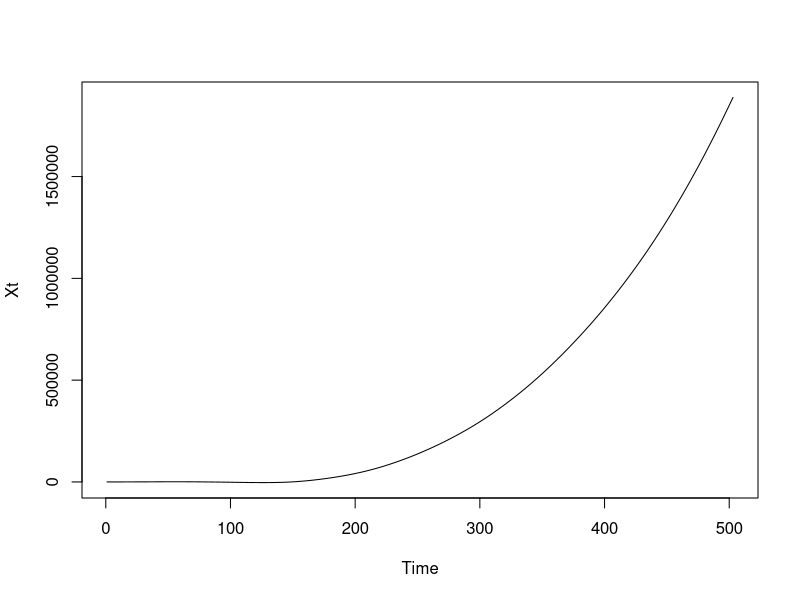
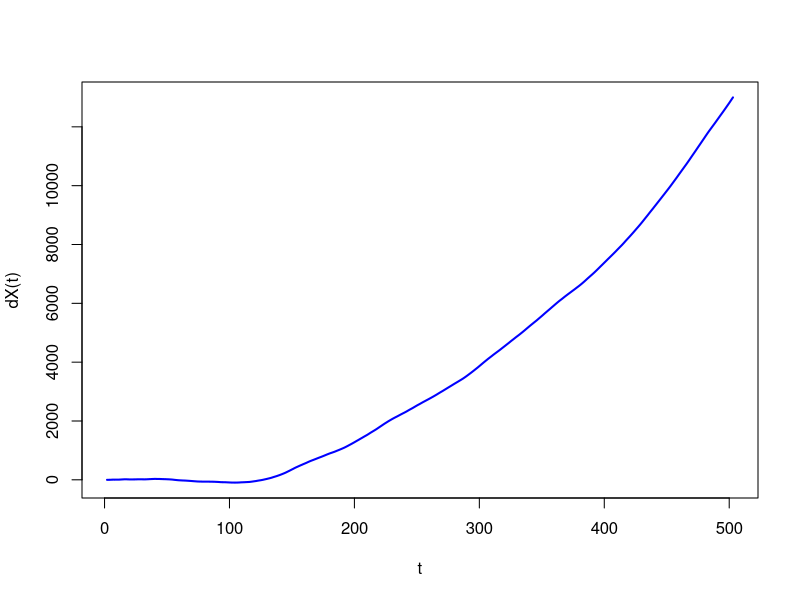
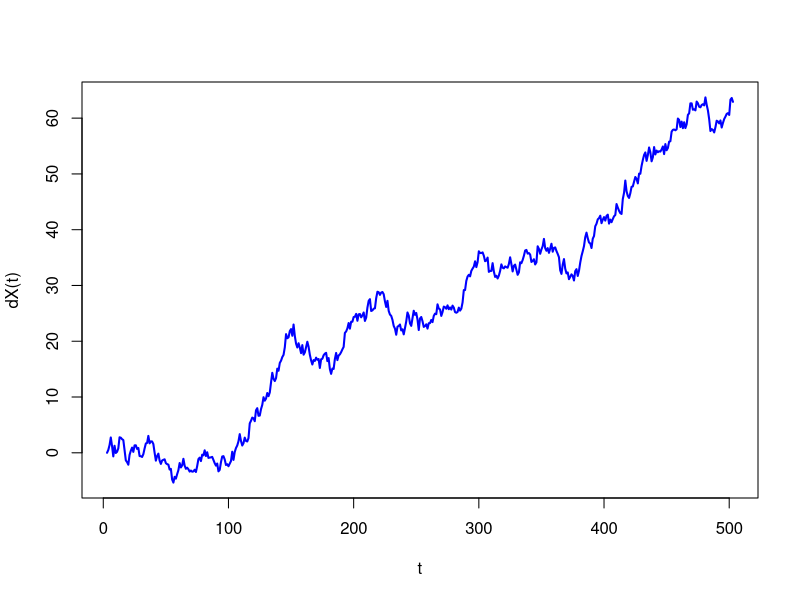
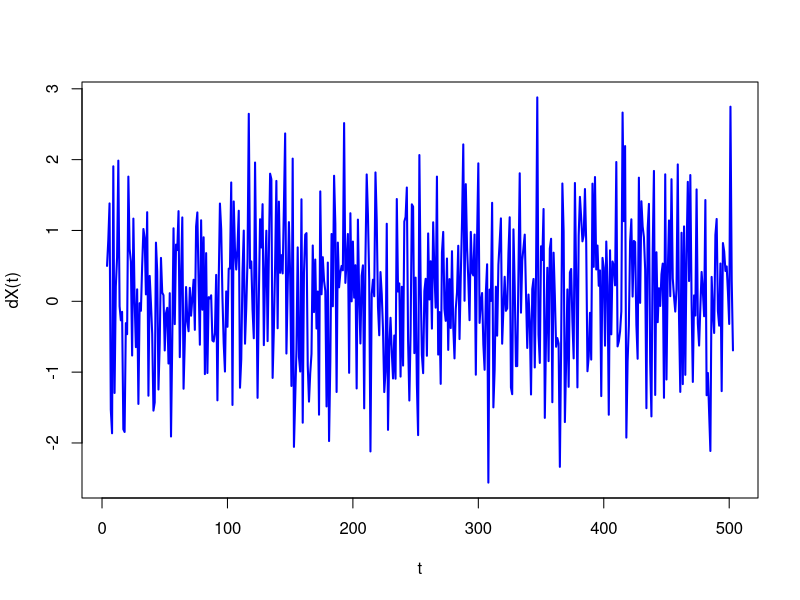
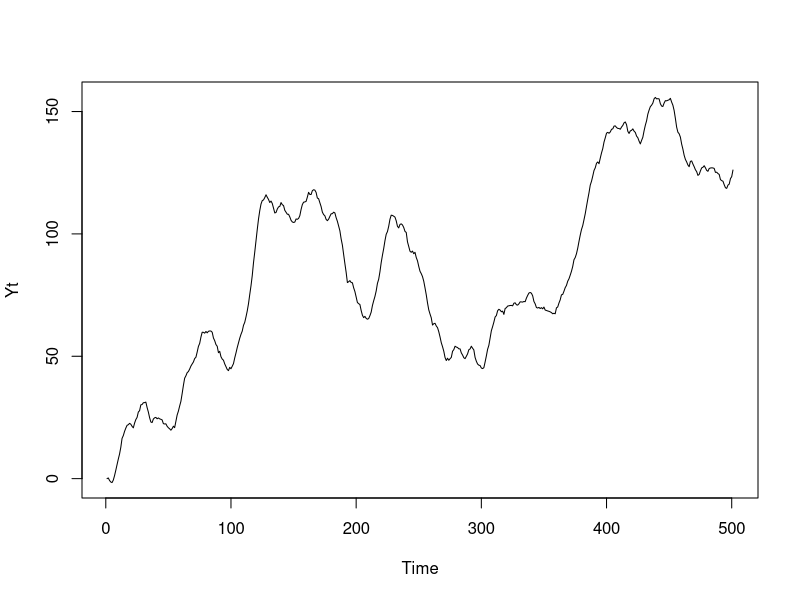
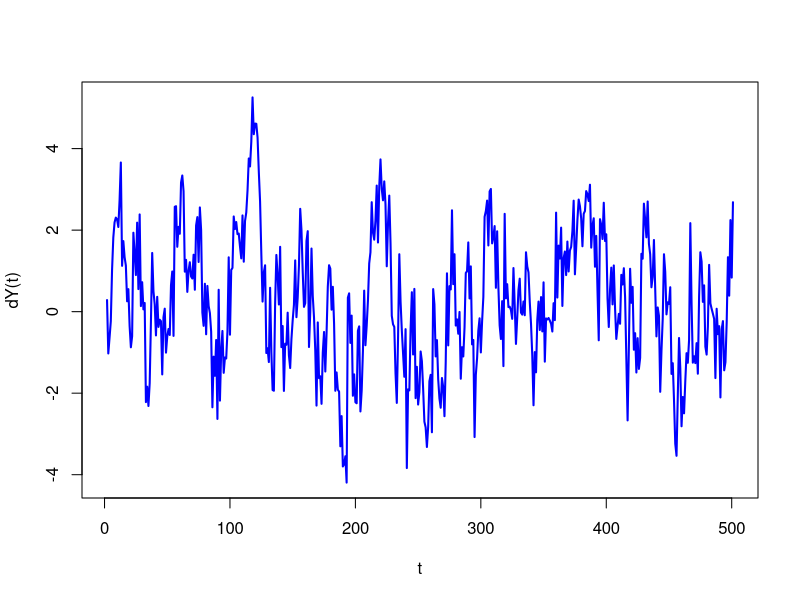
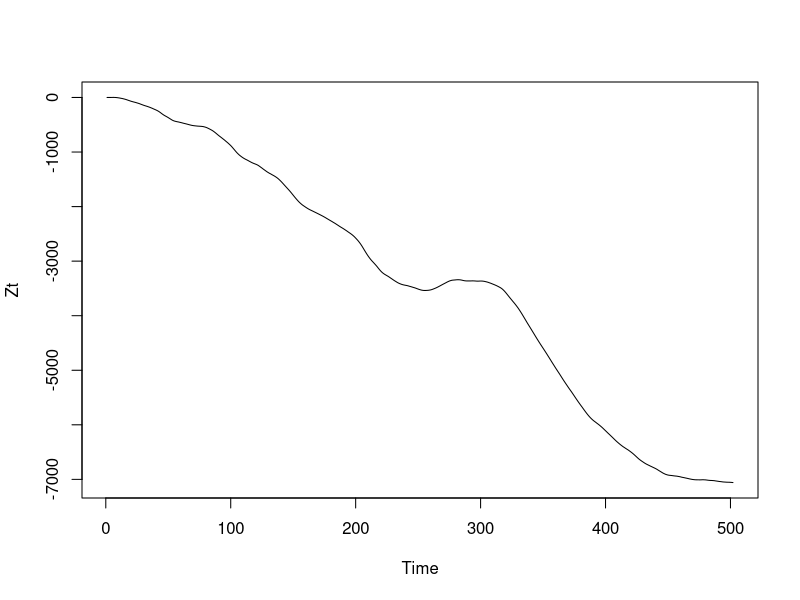
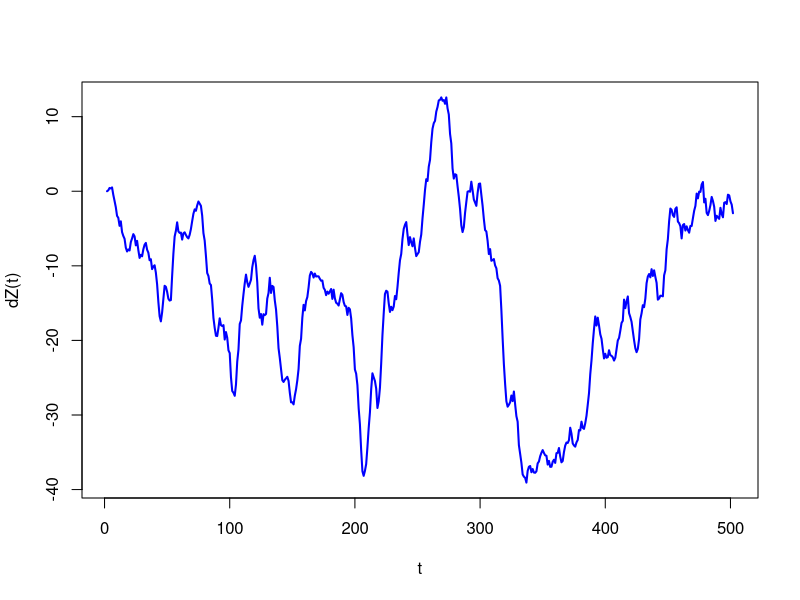

Write R code to recreate these figures, in order.
## ---- chunk 1
knitr::opts_chunk$set(echo = TRUE)
library(tseries)
library(dplyr)
library(forecast)
## ---- chunk 2
library(readr)
X <- read_csv("./X.csv")
Y <- read_csv("./Y.csv")
Z <- read_csv("./Z.csv")
## ---- chunk 3
Xt<-as.ts(X)
ts.plot(Xt)
## ---- chunk 4
adf.test(Xt)
## ---- chunk 5
dX1<-diff(Xt)
plot(dX1, type="l", col="blue", lwd=2, xlab="t", ylab="dX(t)")
adf.test(dX1)
dX2<-diff(dX1)
plot(dX2, type="l", col="blue", lwd=2, xlab="t", ylab="dX(t)")
adf.test(dX2)
dX3<-diff(dX2)
plot(dX3, type="l", col="blue", lwd=2, xlab="t", ylab="dX(t)")
adf.test(dX3)
## ---- chunk 6
Yt<-as.ts(Y)
ts.plot(Yt)
adf.test(Yt)
dY1<-diff(Yt)
plot(dY1, type="l", col="blue", lwd=2, xlab="t", ylab="dY(t)")
adf.test(dY1)
## ---- chunk 7
Zt<-as.ts(Z)
ts.plot(Zt)
adf.test(Zt)
dZ1<-diff(Zt)
plot(dZ1, type="l", col="blue", lwd=2, xlab="t", ylab="dZ(t)")
adf.test(dZ1)
dZ2<-diff(dZ1)
plot(dZ2, type="l", col="blue", lwd=2, xlab="t", ylab="dZ(t)")
adf.test(dZ2)

## ---- chunk 8
Pt<-dY1
acfP<-acf(Pt)
acfP
pacfP<-pacf(Pt)
pacfP
## ---- chunk 9
auto.arima(Yt)
## ---- chunk 10
Ht<-dZ2
acfH<-acf(Ht)
acfH
pacfH<-pacf(Ht)
pacfH
## ---- chunk 11
auto.arima(Zt)
